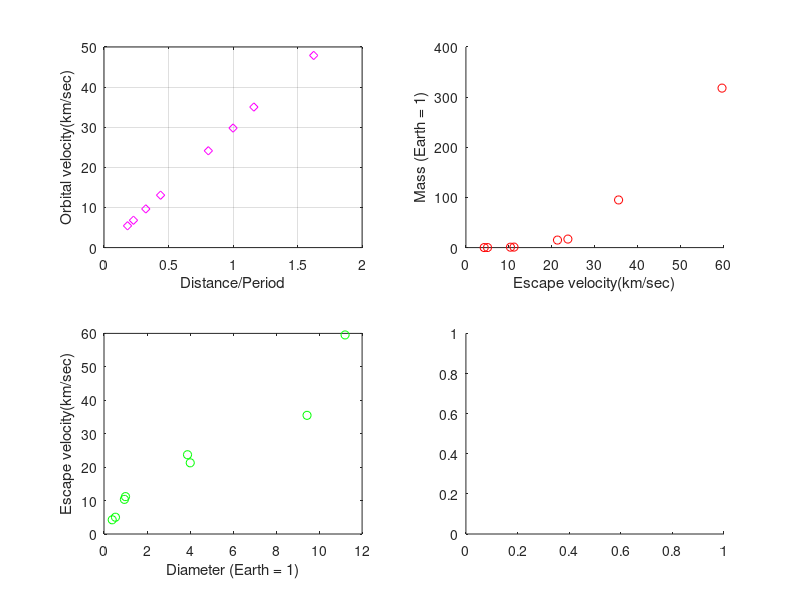

MATLAB code to generate this figure: (Note: this script raises an error after producing the figure.)


% HW 5
% 105601520

clc
clear
close all

load planets % load data

subplot(2,2,1)
x1 = distance./period;
y1 = velocity;
plot(x1,y1, 'dm')
ylim([0 50]);
xlabel('Distance/Period')
ylabel('Orbital velocity(km/sec)')
grid on

subplot(2,2,2)
x2 = escape;
y2 = mass;
plot(x2,y2,'or')
ylim([0 400]);
xlabel('Escape velocity(km/sec)')
ylabel('Mass (Earth = 1)')
box off

subplot(2,2,3)
x3 = diameter;
y3 = escape;
xlim([0 12])
plot(x3,y3, 'og')
xlabel('Diameter (Earth = 1)')
ylabel('Escape velocity(km/sec)')

subplot(2,2,4)
xarrow = mArrow3([0 0 0],[5 0 0], 'color','red','stemWidth',0.05);
yarrow = mArrow3([0 0 0],[0 5 0], 'color','red','stemWidth',0.05);

text(2.5, -0.5, 'x','color','r')
text(-0.5, 2.5, 'y','color','r')

hold on 
plot(2, 3, 'ok','MarkerSize',3, 'Linewidth', 3)
text(2, 3, '  (2,3)') %point
plot([2, 2], [0, 3], 'k:')  %vertical line
plot([0, 2], [3, 3], 'k:')  %horizontal line
hold off

arrowx = [5;0];
arrowy = [0;5];
theta = pi/6;
rot_matrix = [cos(theta) -sin(theta); sin(theta) cos(theta)];
arrowx_new = rot_matrix*arrowx;
arrowy_new = rot_matrix*arrowy;

a = [2; 3];

b = arrowx_new;
c = b.* (dot(a, b)/ (b(1)^2 + b(2)^2)); %x' project

d = arrowy_new;
e = d .* (dot(a, d)/ (d(1)^2 + d(2)^2)); %y' project

hold on
n_xarrow = mArrow3([0 0 0],[arrowx_new(1) arrowx_new(2) 0], 'color','blue','stemWidth',0.05);
n_yarrow = mArrow3([0 0 0],[arrowy_new(1) arrowy_new(2) 0], 'color','blue','stemWidth',0.05);
xlim([arrowy_new(1) 5]);
ylim([-0.1 5]);


plot(c(1), c(2),'or')
plot(e(1), e(2),'or')

text(2.1, 1, 'x\prime','color','b')
text(-2.1, 2.1, 'y	\prime','color','b')

plot([c(1), 2], [c(2), 3], 'k:')  %x' vertical line
plot([e(1), 2], [e(2), 3], 'k:')  %y' horizontal line
hold off
axis off

